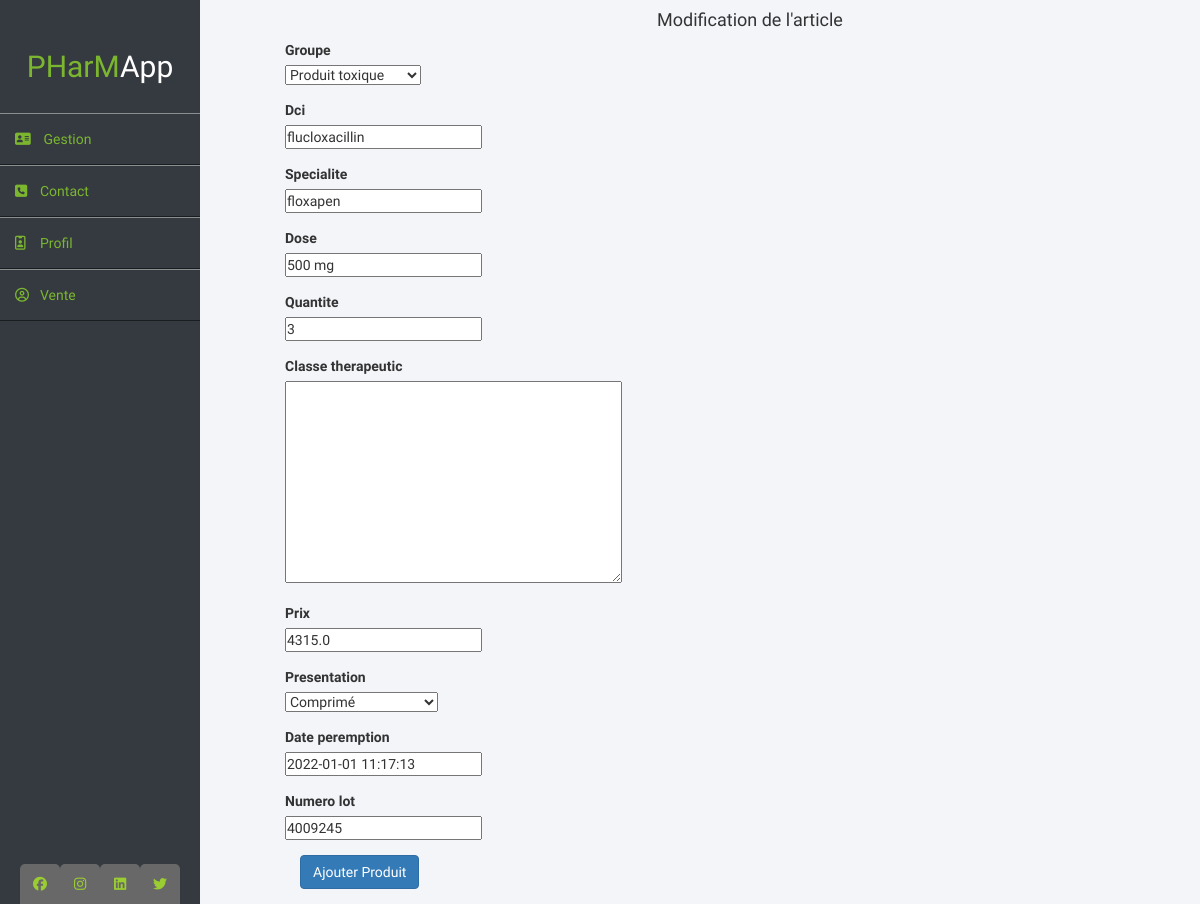
The page /inventaire/modifierMedicament/1/ on the database its author committed.
### sys_inventaire/models.py (models this page shows, shortened)
class Article(models.Model):
    choix_groupe = (
        ('liste 1', 'Produit toxique'),
        ('Liste 2', 'Produit dangereux'),
        ('Stupéfiant', 'Stupéfiants'),
    )
    groupe = models.CharField(max_length=20, choices=choix_groupe, blank=True)
    dci = models.CharField(max_length=100, blank=True)
    specialite = models.CharField(max_length=100, blank=False)
    dose = models.CharField(max_length=100, blank=False, default='500 mg')
    quantite = models.IntegerField(blank=False)
    classe_therapeutic = models.TextField(blank=True)
    prix = models.FloatField(blank=False)
    choix_presentation = (
        ('SUPPO & OVULE', 'Suppositoire et ovule'),
        ('GOUTTE NASALE', 'Goutte nasale'),
        ('GOUTTE NASALE', 'Goutte nasale'),
        ('AMPOULE BUVABLE', 'Ampoule buvable'),
        ('SACHET', 'Sachets'),
        ('SOLUTE', 'Solute'),
        ('COMPRIMÉ', 'Comprimé'),
        ('SIROP', 'Sirop'),
        ('POUDRE', 'Poudre'),
    )
    presentation = models.CharField(max_length=20, choices=choix_presentation, blank=True)
    date_peremption = models.DateTimeField()
    Numero_lot = models.IntegerField()
    class Meta:
        abstract = True

class Medicament(Article):
    pass

### sys_inventaire/views.py (the view)
# urls.py: path('modifierMedicament/<int:pk>/', modifier_medicament, name='modifier_medicament'),
def modifier_medicament(request, pk):
    return modifier_article(request, pk, Medicament, MedicamentForm)

### sys_inventaire/forms.py
class MedicamentForm(forms.ModelForm):
    class Meta:
        model =  Medicament
        fields = ('groupe', 'dci', 'specialite', 'dose', 'quantite', 'classe_therapeutic', 'prix', 'presentation', 'date_peremption', 'Numero_lot')

### sys_inventaire/views.py (called while the page is built)
def modifier_article(request, pk, model, cls):
    item = get_object_or_404(model, pk=pk)
    if request.method == 'POST':
        form = cls(request.POST, instance=item)
        if form.is_valid():
            form.save()
            return redirect('sys_inventaire:index')
    else:
        form = cls(instance=item)
        return render(request, 'modifpage.html', {'form':form})

### sys_inventaire/templates/modifpage.html (shortened to what this page needs)
{% extends 'inventory.html' %}
{% block content %}
  <div class="container-form">
    <form method="POST">
      <center>
          <h4>Modification de l'article</h4>
      </center>
      {% for field in form %}
      <div class="form-group row">
        <label for="id_{{ field.name }}" class="col-2 col-form-label">{{ field.label }}</label>
        <div class="col-10">
          {{ field }}
        </div>
      </div>
      {% endfor %}
      <div class="form-group row">
        <div class="offset-sm-2 col-sm-6">
          <button type="submit" class="btn btn-primary">Ajouter Produit</button>
        </div>
      </div>
    </form>
  </div>
{% endblock %}

### core/static/css/style-inventaire.css (style rules this page uses)
* { margin: 0; padding: 0; box-sizing: border-box; list-style: none; text-decoration: none; font-family: 'Josefin Sans', sans-serif; }
body { background: #f3f5f9; }
.wrapper .main_content .container-form { position: relative; display: block; padding-left: 100px; }

### rows shown on the page
Medicament: form "Produit toxique" "flucloxacillin" "floxapen" "500 mg" "3" "4315.0" "Comprimé" "2022-01-01 11:17:13" "4009245"

### other values the page prints
{{ field.label }} "Groupe" "Dci" "Specialite" "Dose" "Quantite" "Classe therapeutic" "Prix" "Presentation" "Date peremption" "Numero lot"
